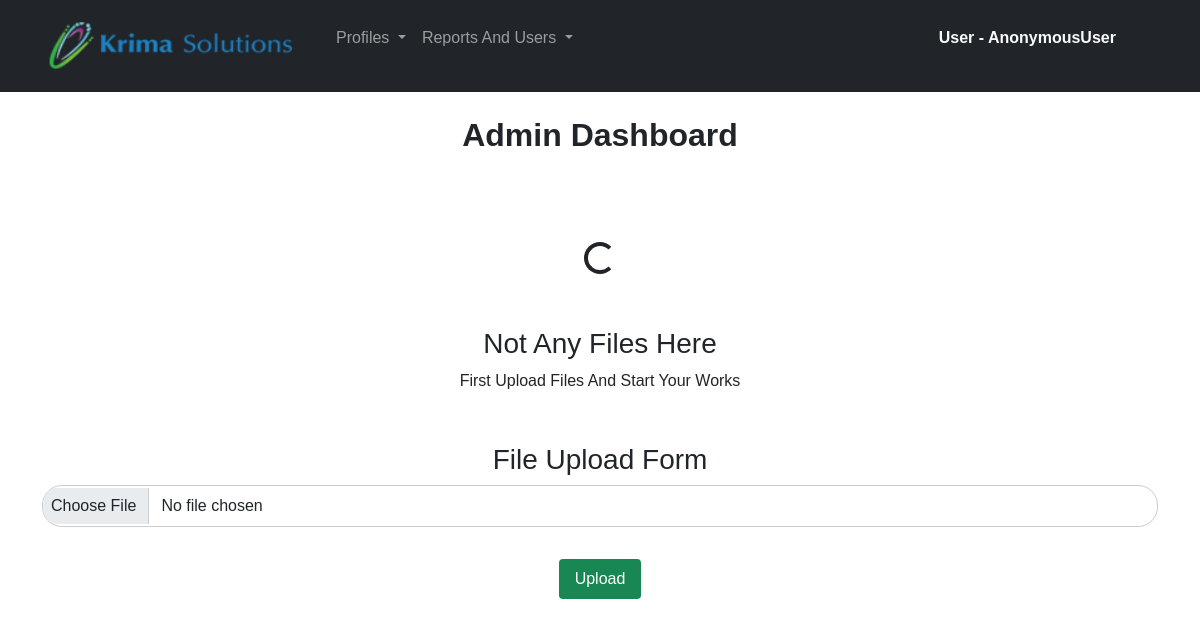
Before: /dashboard with the older database file.
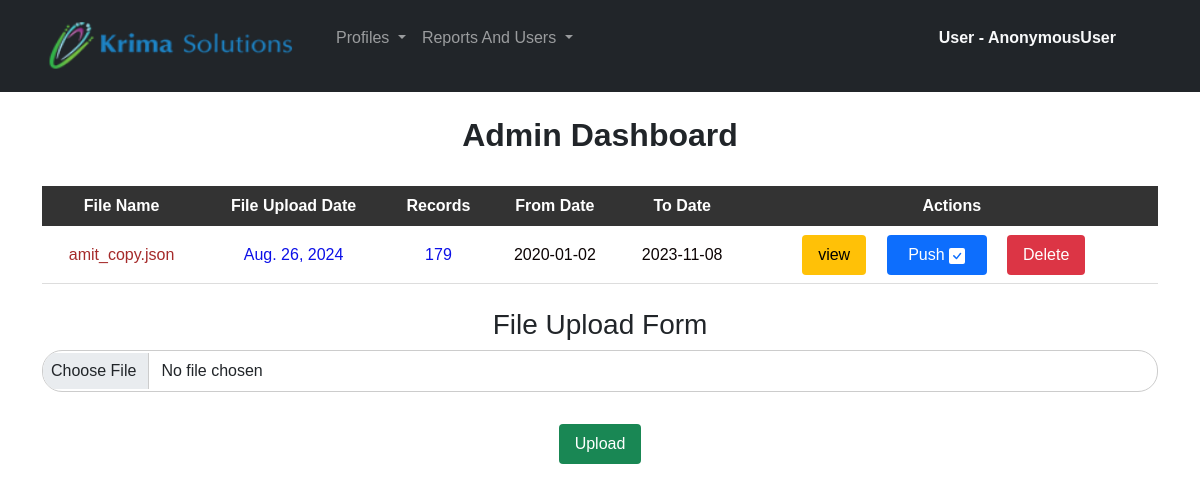
After: the same page with the newer database file.
### App/models.py (models this page shows, shortened)
class My_Upload_file(models.Model):
    file=models.FileField()
    count=models.IntegerField(null=True)
    o_len=models.IntegerField(null=True)
    from_date=models.CharField(max_length=100,null=True)
    to_date=models.CharField(max_length=100,null=True)
    status=models.BooleanField(default=False)
    date=models.DateField(auto_now=True)

### App/views.py (the view)
# urls.py: path('dashboard',v.AdminDashboard),
def AdminDashboard(request):
    user=request.user
    file_data=My_Upload_file.objects.all()
    data={'data':file_data}
    try:
        list_date=[]
        date_obj=[]
        if request.method=='POST':
            u=My_Upload_file()
            fsh=request.FILES.get('file')
            u.file=fsh
            u.save()
        with open(f'{settings.BASE_DIR}//{fsh}','r') as f:
            f1=json.load(f)
        u.count=len(f1)
        u.o_len=len(f1)
        for i in f1:
            if i['Date'] != 'None' or i['Date'] != 'null':
               list_date.append((i['Date']))
        for i in list_date:
            date_str =i
            datetime_object = datetime.strptime(date_str,'%Y-%m-%d')
            date_object = datetime_object.date()
            date_obj.append(date_object)
        sorted_date=sorted(date_obj)
        u.from_date=sorted_date[0]
        u.to_date=sorted_date[-1]
        u.save()
        messages.success(request,'File Uploaded Successfully')
        return redirect('/dashboard')
    except:
        ...
    return render(request,'admin_temps/admin_home.html',data)

### App/templates/admin_temps/admin_home.html (shortened to what the changed rows need)
<!DOCTYPE html>
<html lang="en">
<head>
    {%load static%}
    <link href="https://cdn.jsdelivr.net/npm/bootstrap@5.0.2/dist/css/bootstrap.min.css" rel="stylesheet"
>
</head>
<body>
    <div class="container">
        <h2 class="text-center text-dark" style="font-weight: 700;">
           Admin Dashboard
        </h2>
        {% if data %}
        <table class="table table-hover">
            <thead>
                <tr>
                    <th scope="col">File Name</th>
                    <th scope="col">File Upload Date</th>
                    <th scope="col">Records</th>
                    <th scope="col">From Date</th>
                    <th scope="col">To Date</th>
                    <th scope="col">Actions</th>
                </tr>
            </thead>
            {% for i in data %}
            <tbody>
                <tr>
                    <td style="font-size:16px;font-weight: 500;color:brown;">
                      <abbr title="{{ i.file }}" style="text-decoration: none;">{{ i.file|truncatechars:20 }}</abbr>
                    </td>
                    <td style="font-size: 16px;font-weight: 500;color:rgb(12, 16, 231);">{{ i.date }}</td>
                    <td style="font-size: 16px;font-weight: 500;color:rgb(12, 16, 231);">{{ i.count }}</td>
                    <td style="font-size: 16px;font-weight: 500;color:rgb(11, 3, 3);">{{ i.from_date }}</td>
                    <td style="font-size: 16px;font-weight: 500;color:rgb(11, 3, 3);">{{ i.to_date }}</td>
                    <td>
                        {%if i.status %}
                        <a href="view_file/{{i.id}}" class="btn btn-warning">view</a>
                        <a href="push/{{i.id}}" class="btn btn-primary" type="submit" style="width: 100px;">Push </a>
                        <a href="delete_file/{{i.id}}" class="btn btn-danger">Delete</a>
                    {%endif%}
                    </td>
                </tr>
            </tbody>
            {% endfor %}
        </table>
        {%else%}
        <div class="container text-center" style="margin-top: 40px;margin-bottom: 50px;">
            <div class="spinner-border m-5" role="status">
            </div>
            <h3>Not Any Files Here</h3>
            <p>First Upload Files And Start Your Works</p>
        </div>
        {%endif%}
    </div>
</body>
</html>

Changed rows visible on the page:
added My_Upload_file: file "amit_copy.json", date "Aug. 26, 2024", count "179", from_date "2020-01-02", to_date "2023-11-08"
Other visible differences:
text no longer shown: "Not Any Files Here First Upload Files And Start Your Works"
text now shown: "File Name File Upload Date Records From Date To Date Actions"
